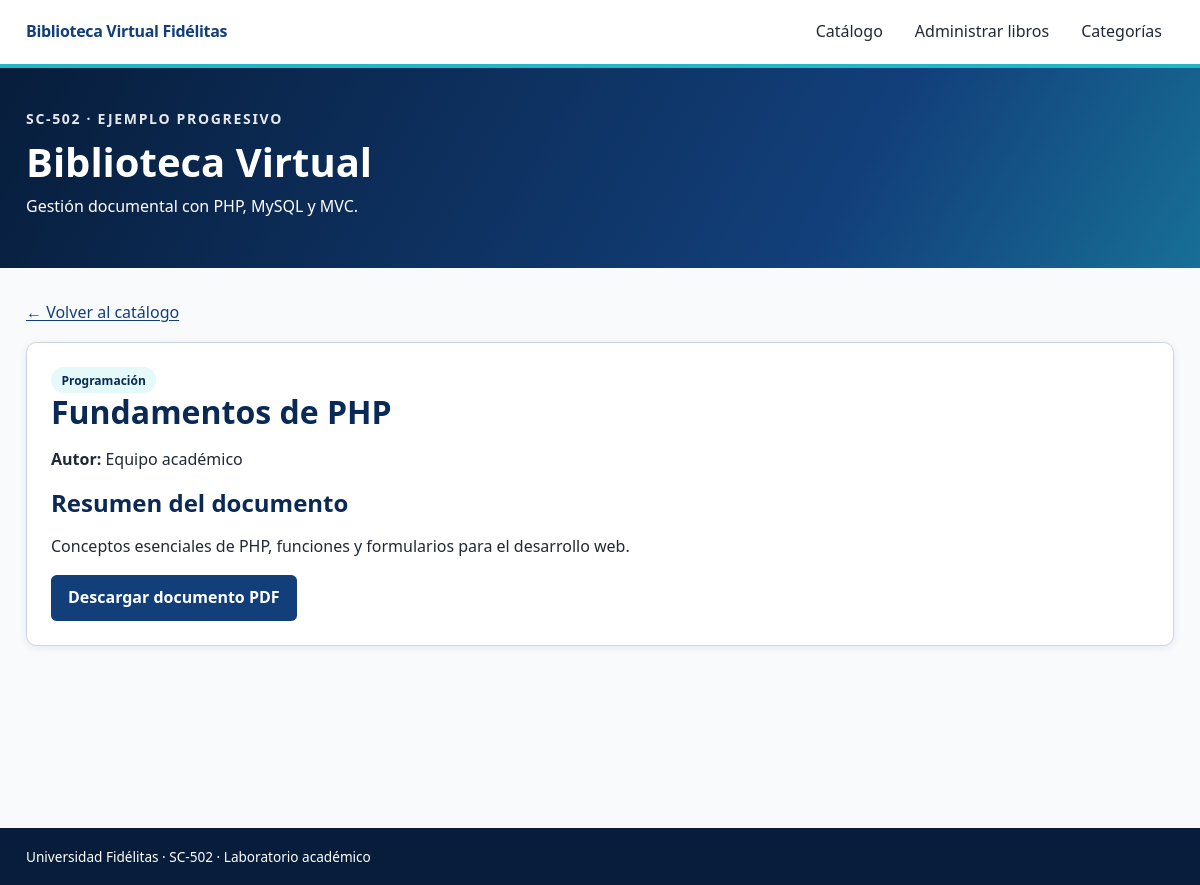
Screenshot of /proyecto/public/index.php?accion=detalle&id=1 with the database file from the repository.
### tables this page shows
CREATE TABLE IF NOT EXISTS libros (
 id INT UNSIGNED AUTO_INCREMENT PRIMARY KEY,
 titulo VARCHAR(180) NOT NULL,
 autor VARCHAR(160) NOT NULL,
 resumen TEXT NOT NULL,
 categoria_id INT UNSIGNED NOT NULL,
 creado_en TIMESTAMP NOT NULL DEFAULT CURRENT_TIMESTAMP,
 CONSTRAINT fk_libro_categoria FOREIGN KEY (categoria_id) REFERENCES categorias(id)
    ON DELETE RESTRICT ON UPDATE CASCADE,
 INDEX idx_libros_titulo (titulo),
 INDEX idx_libros_autor (autor)
);

CREATE TABLE IF NOT EXISTS categorias (
 id INT UNSIGNED AUTO_INCREMENT PRIMARY KEY,
 nombre VARCHAR(100) NOT NULL UNIQUE,
 descripcion VARCHAR(300) NULL
);

### proyecto/app/Core/View.php (called while the page is built, shortened)
<?php
final class View
{
    public static function render(string $plantilla, array $datos = [],
        string $titulo = 'Biblioteca Virtual'): void
    {
        $base = dirname(__DIR__) . '/Views/';
        $ruta = $base . $plantilla . '.php';
        extract($datos, EXTR_SKIP);
        require $base . 'layouts/header.php';
        require $ruta;
        require $base . 'layouts/footer.php';
    }
}

### proyecto/app/Controllers/LibroController.php (called while the page is built, shortened)
<?php
final class LibroController
{
    private Libro $libros;
    public function __construct(private PDO $db)
    {
        $this->libros = new Libro($db);
    }
    public function detalle(): void
    {
        $libro = $this->libros->obtener(identificador());
        View::render('libros/detalle', ['libro' => $libro], $libro['titulo']);
    }
}

### proyecto/public/index.php (called while the page is built, shortened)
<?php
spl_autoload_register(function(string $nombre): void {
    $ruta=dirname(__DIR__).'/app/'.str_replace('\\','/',substr($nombre,4)).'.php';
});
require dirname(__DIR__).'/app/Core/helpers.php';
try {
    (new \App\Core\Router(\App\Core\Database::conectar()))->ejecutar();
} catch (\App\Core\HttpException $ex) {
    $codigo=$ex->getCode();
    http_response_code(($codigo>=400 && $codigo<=599)?$codigo:400);
    \App\Core\View::render('errores/error',['encabezado'=>'Solicitud no completada',
        'mensaje'=>$ex->getMessage()],'Aviso');
} catch (\Throwable $ex) {
    error_log((string)$ex);
    http_response_code(503);
    \App\Core\View::render('errores/error',[
        'encabezado'=>'Servicio temporalmente no disponible',
        'mensaje' => 'No se pudo completar la solicitud. Revise la conexión PDO, '
            . 'los scripts SQL y los permisos del proyecto.',
    ],'Error');
}

### proyecto/app/Core/helpers.php (called while the page is built, shortened)
<?php
function e(mixed $valor): string {return htmlspecialchars((string)($valor??''),
    ENT_QUOTES|ENT_SUBSTITUTE,'UTF-8');}
function ruta(string $accion='catalogo',?int $id=null): string {
    $url='index.php?accion='.rawurlencode($accion);
    return $id===null?$url:$url.'&id='.$id;
}
function identificador(): int {
    $id=filter_input(INPUT_GET,'id',FILTER_VALIDATE_INT);
    return $id;
}

### proyecto/app/Core/Procedimientos.php (called while the page is built, shortened)
<?php
final class Procedimientos
{
    public static function filas(PDO $db, string $nombre, array $parametros = []): array
    {
        $marcas = implode(',', array_fill(0, count($parametros), '?'));
        $consulta = $db->prepare('CALL ' . $nombre . '(' . $marcas . ')');
        foreach (array_values($parametros) as $posicion => $valor) {
            $tipo = is_int($valor) ? PDO::PARAM_INT : PDO::PARAM_STR;
            $consulta->bindValue($posicion + 1, $valor, $tipo);
        }
        $consulta->execute();
        try {
            return $consulta->fetchAll(PDO::FETCH_ASSOC);
        } finally {
            $consulta->closeCursor();
        }
    }
    public static function uno(PDO $db, string $nombre, array $parametros = []): ?array
    {
        return self::filas($db, $nombre, $parametros)[0] ?? null;
    }
}

### proyecto/app/Models/Libro.php (called while the page is built, shortened)
<?php
final class Libro
{
    public function obtener(int $id): ?array
    {
        return Procedimientos::uno($this->db, 'sp_libro_obtener', [$id]);
    }
}

### proyecto/app/Views/libros/detalle.php (the view)
<p>
<a href="<?=e(ruta())?>">← Volver al catálogo</a>
</p>
<article>
<span class="etiqueta"><?=e($libro['categoria'])?></span>
<h2><?=e($libro['titulo'])?></h2>
<p>
<strong>Autor:</strong> <?=e($libro['autor'])?></p>
<h3>Resumen del documento</h3>
<p class="resumen"><?=nl2br(e($libro['resumen']))?></p>
<?php if (!empty($libro['pdf_interno'])): ?>
<a class="btn btn-primary" href="<?=e(ruta('descargar',
    (int)$libro['id']))?>">Descargar documento PDF</a>
<?php else: ?><p class="ayuda">Este registro aún no tiene PDF asociado.</p><?php endif; ?>
</article>

### proyecto/public/assets/css/ort-fidelitas.css (style rules this page uses)
:root { --fid-primary:#123f7a; --fid-primary-dark:#0a2a55; --fid-primary-deep:#071d3b; --fid-accent:#20b8c7; --fid-accent-dark:#158591; --fid-purple:#6c3aa6; --fid-magenta:#d83c87; --fid-yellow:#f2c319; --fid-white:#fff; --fid-black:#111827; --fid-gray-900:#202936; --fid-gray-700:#526072; --fid-gray-500:#8792a2; --fid-gray-300:#ced4dd; --fid-gray-100:#f1f4f7; --fid-gray-050:#f8fafc; --fid-success:#2e7b56; --fid-success-soft:#e8f5ee; --fid-warning:#a46b00; --fid-warning-soft:#fff5dc; --fid-danger:#b33c47; --fid-danger-soft:#fae9eb; --fid-info:#176f96; --fid-info-soft:#e7f4f9; --fid-before:#5265a8; --fid-before-soft:#edf0fb; --fid-during:#123f7a; --fid-during-soft:#eaf1f8; --fid-after:#278577; --fid-after-soft:#e7f5f2; --fid-font:"Segoe UI",Arial,Helvetica,sans-serif; --fid-mono:"Cascadia Code",Consolas,"Courier New",monospace; --fid-radius:.65rem; --fid-radius-sm:.35rem; --fid-radius-lg:1rem; --fid-pill:999px; --fid-border:1px solid var(--fid-gray-300); --fid-shadow-sm:0 2px 8px rgba(10,42,85,.08); --fid-shadow:0 8px 24px rgba(10,42,85,.12); --fid-container:1180px; }
*,*::before,*::after { box-sizing:border-box }
html { scroll-behavior:smooth; font-size:16px }
body { margin:0; min-height:100vh; font-family:var(--fid-font); line-height:1.6; color:var(--fid-gray-900); background:var(--fid-gray-050) }
h1,h2,h3,h4,h5,h6 { margin:0 0 1rem; color:var(--fid-primary-dark); line-height:1.2; font-weight:700 }
h2 { font-size:clamp(1.65rem,4vw,2rem) }
h3 { font-size:1.5rem }
p { margin:0 0 1rem }
a { color:var(--fid-primary); text-underline-offset:.15em }
strong,b { font-weight:700 }
section,article { scroll-margin-top:5rem }
article { padding:1.5rem; border:var(--fid-border); border-radius:var(--fid-radius); background:#fff; box-shadow:var(--fid-shadow-sm) }
.btn { display:inline-flex; align-items:center; justify-content:center; gap:.5rem; min-height:2.5rem; padding:.55rem 1rem; border:1px solid transparent; border-radius:var(--fid-radius-sm); font-weight:650; text-decoration:none; transition:180ms ease }
.btn-primary { background:var(--fid-primary); color:#fff }

### proyecto/public/assets/css/biblioteca.css (style rules this page uses)
:root { --biblioteca-azul:#123f7a; --biblioteca-celeste:#20b8c7 }
.etiqueta { display:inline-block; background:#e5f8fa; color:#0a2a55; border-radius:3rem; font-size:.75rem; font-weight:700; padding:.2rem .65rem }
.resumen { white-space:pre-line }

### rows the page displays
libros: categoria.nombre "Programación", titulo "Fundamentos de PHP", autor "Equipo académico", resumen "Conceptos esenciales de PHP, funciones y formularios para el desarrollo web."
